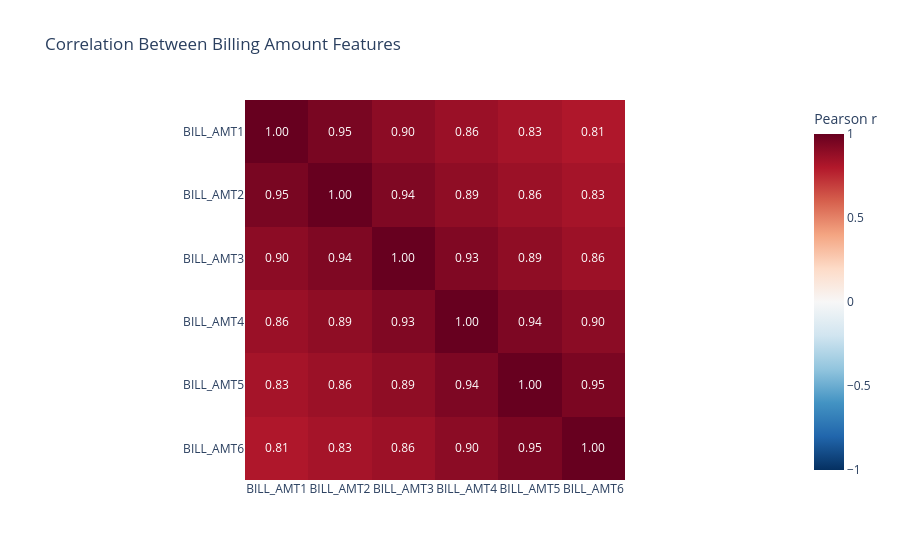

Here is the notebook cell this chart was saved with:
### Markdown cell above
### Observation B.1 — BILL_AMT1 Distribution

The training distribution of BILL_AMT1 is strongly
right-skewed (skewness = 2.6656).

The mean (51,194.22) substantially exceeds the median
(22,225.50), indicating the influence of large positive
billing amounts.

Of the 21,000 training observations, 412 (1.96%) contain
negative values and 1,399 (6.66%) contain zero values.

These findings motivate comparing median imputation
with alternative recovery strategies.

However, distributional skewness alone does not establish
that median imputation provides superior predictive recovery.

### Code cell
# Phase B — Step 4: Feature Correlation Analysis

import plotly.express as px

bill_features = [
    "BILL_AMT1",
    "BILL_AMT2",
    "BILL_AMT3",
    "BILL_AMT4",
    "BILL_AMT5",
    "BILL_AMT6"
]

# Use training data only
bill_df = X_train[bill_features]

# Calculate Pearson correlation
correlation_matrix = bill_df.corr(method="pearson")

print("BILL_AMT1 correlations:")
print(
    correlation_matrix["BILL_AMT1"]
    .sort_values(ascending=False)
    .round(4)
)

fig = px.imshow(
    correlation_matrix, text_auto=".2f", zmin=-1, zmax=1,
    color_continuous_scale="RdBu_r", labels=dict(color="Pearson r"),
    title="Correlation Between Billing Amount Features",
)
fig.update_traces(hovertemplate="%{y} vs. %{x}<br>Pearson r: %{z:.4f}<extra></extra>")
fig.show(renderer="plotly_mimetype")

### Figure 1 — Plotly figure (JSON) as saved in the notebook; plotly's stock layout.template omitted (floating-point values rounded to 4 significant figures)
{"data": [{"coloraxis": "coloraxis", "name": "0", "texttemplate": "%{z:.2f}", "x": ["BILL_AMT1", "BILL_AMT2", "BILL_AMT3", "BILL_AMT4", "BILL_AMT5", "BILL_AMT6"], "y": ["BILL_AMT1", "BILL_AMT2", "BILL_AMT3", "BILL_AMT4", "BILL_AMT5", "BILL_AMT6"], "z": [[1.0, 0.9525, 0.9005, 0.8635, 0.8341, 0.8076], [0.9525, 1.0, 0.9362, 0.8939, 0.8625, 0.834], [0.9005, 0.9362, 1.0, 0.933, 0.893, 0.859], [0.8635, 0.8939, 0.933, 1.0, 0.9415, 0.9031], [0.8341, 0.8625, 0.893, 0.9415, 1.0, 0.946], [0.8076, 0.834, 0.859, 0.9031, 0.946, 1.0]], "type": "heatmap", "xaxis": "x", "yaxis": "y", "hovertemplate": "%{y} vs. %{x}<br>Pearson r: %{z:.4f}<extra></extra>"}], "layout": {"xaxis": {"anchor": "y", "domain": [0.0, 1.0], "scaleanchor": "y", "constrain": "domain"}, "yaxis": {"anchor": "x", "domain": [0.0, 1.0], "autorange": "reversed", "constrain": "domain"}, "coloraxis": {"colorbar": {"title": {"text": "Pearson r"}}, "colorscale": [[0.0, "rgb(5,48,97)"], [0.1, "rgb(33,102,172)"], [0.2, "rgb(67,147,195)"], [0.3, "rgb(146,197,222)"], [0.4, "rgb(209,229,240)"], [0.5, "rgb(247,247,247)"], [0.6, "rgb(253,219,199)"], [0.7, "rgb(244,165,130)"], [0.8, "rgb(214,96,77)"], [0.9, "rgb(178,24,43)"], [1.0, "rgb(103,0,31)"]], "cmin": -1, "cmax": 1, "autocolorscale": false}, "title": {"text": "Correlation Between Billing Amount Features"}}}
